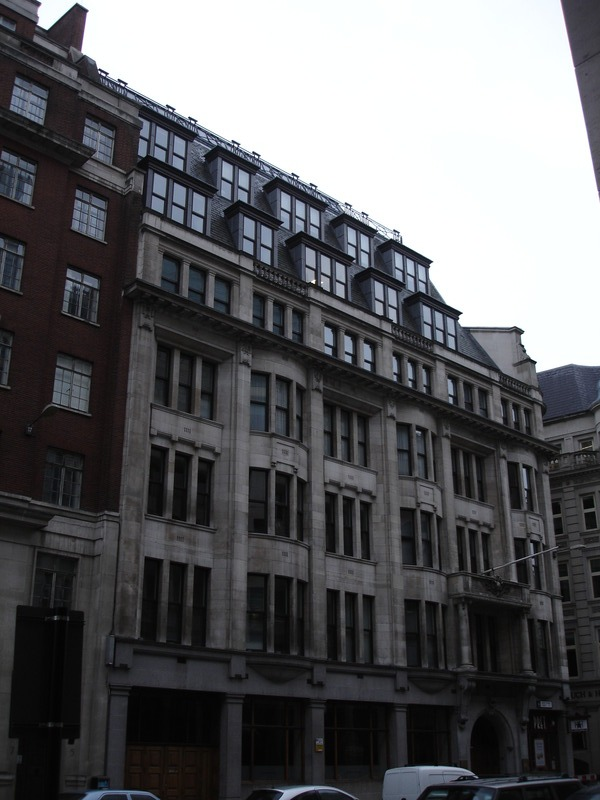
#> input picture 3DU/data/L.jpg, 600 x 800 px
$ python DUHistogram1.py
#> lines starting #> are read from the running program, lines starting #| are printed output that depends on the picture
import cv2 as cv
import numpy as np
import matplotlib.pyplot as plt
import os


def range_by_quantiles(img, p_low, p_high):
    """ Function finds quantiles based on p_low and p_high

    Args:
        img (np.array): 2D matrix (numbers from 0.0 - 1.0) representing
            black&white image
        p_low (float): low quantile to map it to 0.0
        p_high (float): high quantile to map it to 1.0

    Returns:
        x_low (float): point where quantile defined by p_low ends
        x_high (float): point where quantile defined by p_high starts
    """
    # YOUR IMPLEMENTATION HERE (also change return)

    x_low = np.quantile(img, p_low)
    x_high = np.quantile(img, p_high)

    return x_low, x_high


def transform_by_lut(img, x_low, x_high):
    """ Function transforms image based x_low and x_high

    Args:
        img (np.array): 2D matrix (numbers from 0.0 - 1.0) representing
            black&white image
        x_low (float): point where low quantile ends
        x_high (float): point where high quantile starts

    Returns:
        transformed image
    """
    imgcopy = img.copy()

    for i in range(np.shape(imgcopy)[0]):
        for j in range(np.shape(imgcopy)[1]):

            if (imgcopy[i, j] != 0) and (imgcopy[i, j] != 1):
                imgcopy[i, j] = (1 / (x_high - x_low)) * (imgcopy[i, j] - x_low)

            elif imgcopy[i, j] < x_low:
                imgcopy[i, j] = 0.

            elif imgcopy[i, j] > x_high:
                imgcopy[i, j] = 1.
    return imgcopy


# Don't change this code, you can change P_LOW and P_HIGH of course
img = cv.imread(os.path.join("data", "L.jpg"))
#> img is the input picture: shape (800, 600, 3); mean B, G, R 96.8, 94.3, 93.9
grayscaled = cv.cvtColor(img, cv.COLOR_BGR2GRAY).astype(float) / 255
grayscaled = cv.cvtColor(img, cv.COLOR_BGR2GRAY)
P_LOW = 0.4
P_HIGH = 0.9
x_low, x_high = range_by_quantiles(grayscaled, P_LOW, P_HIGH)
#> in range_by_quantiles, `x_low = np.quantile(img, p_low)`: x_low = 40
#> in range_by_quantiles, `x_high = np.quantile(img, p_high)`: x_high = 255
#> x_low = 40; x_high = 255
transformed = cv.equalizeHist(grayscaled)#transform_by_lut(grayscaled, x_low, x_high)
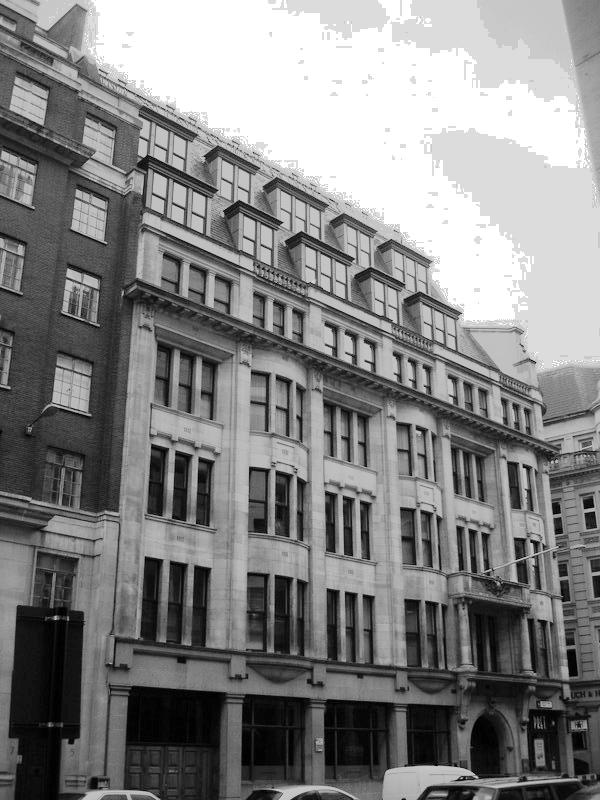
#> transformed: shape (800, 600); min 0, max 255, mean 131.3
print(transformed)
#> (printed output is left out)
print(x_low)
#| 40.0
print(x_high)
#| 255.0
# PLOT HISTOGRAMS HERE (CHECK IF IT IS CORRECT)
plt.subplot(221)
plt.imshow(img, cmap="gray")
plt.title(("Source img"))

plt.subplot(222)
plt.imshow(transformed, cmap="gray")
plt.title(("LUT img"))

plt.subplot(223)
plt.hist(grayscaled.flatten(), bins=256, color="r")
plt.title(("Source img hist"))
plt.xlim(0, 1)

plt.subplot(224)
plt.hist(transformed.flatten(), bins=256, color="b")
plt.title(("LUT img hist"))
plt.xlim(0, 1)

plt.show()
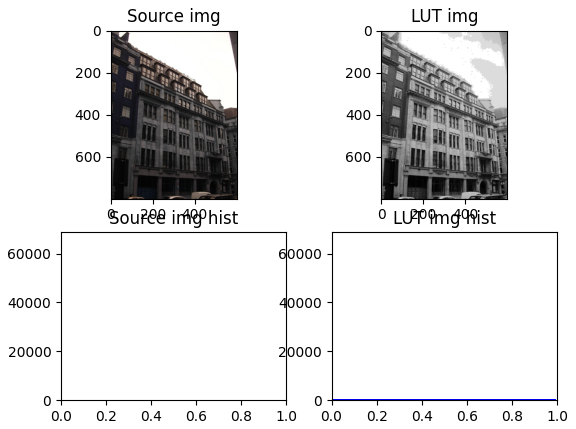
#> figure drawn by matplotlib, 4 panels; B, G, R data is drawn as R, G, B; panel 3: tallest bar 65468 high, from x = 254 to 255; panel 4: tallest bar 65468 high, from x = 254 to 255

$ run again, with 3DU/data/CM1.jpg copied over 3DU/data/L.jpg
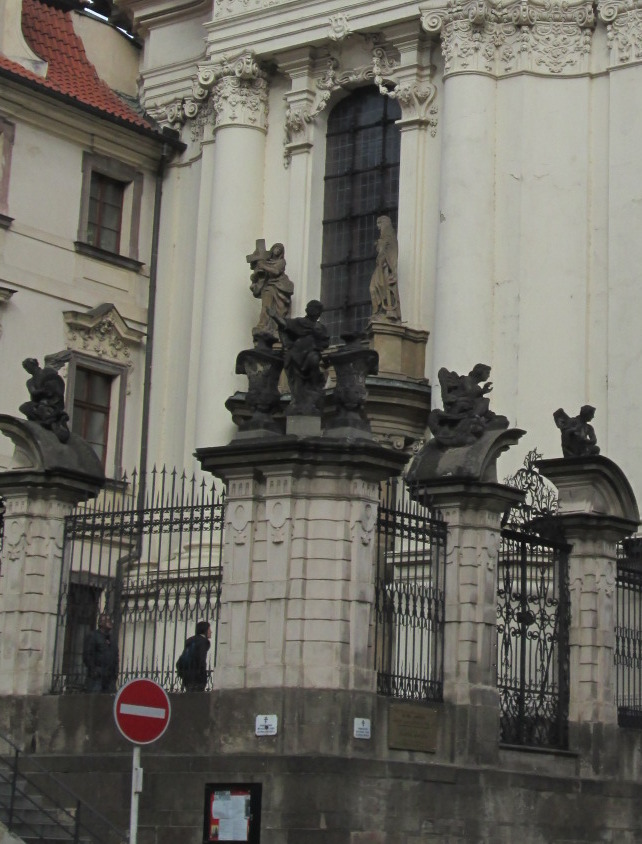
#> input picture 3DU/data/CM1.jpg, 642 x 844 px
#> img is the input picture: shape (844, 642, 3); mean B, G, R 99, 107.1, 109.4
#> in range_by_quantiles, `x_low = np.quantile(img, p_low)`: x_low = 78
#> in range_by_quantiles, `x_high = np.quantile(img, p_high)`: x_high = 178
#> `x_low, x_high = range_by_quantiles(grayscaled, P_LOW, P_HIGH)`: x_low = 78; x_high = 178
#> `transformed = cv.equalizeHist(grayscaled)#transform_by_lut(grayscaled,..`:
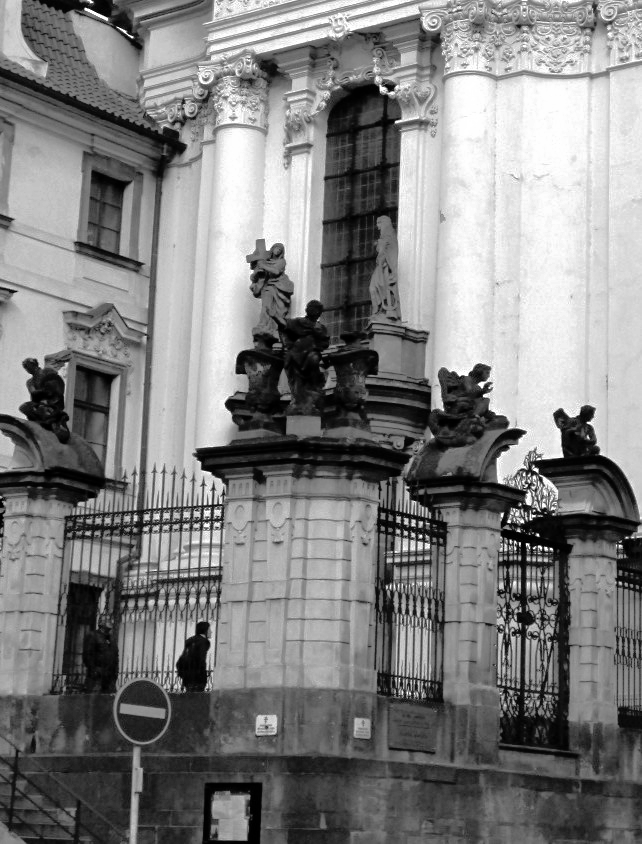
#> transformed: shape (844, 642); min 0, max 255, mean 128.4
#> (printed output is left out)
#| 78.0
#| 178.0
#> `plt.show()`:
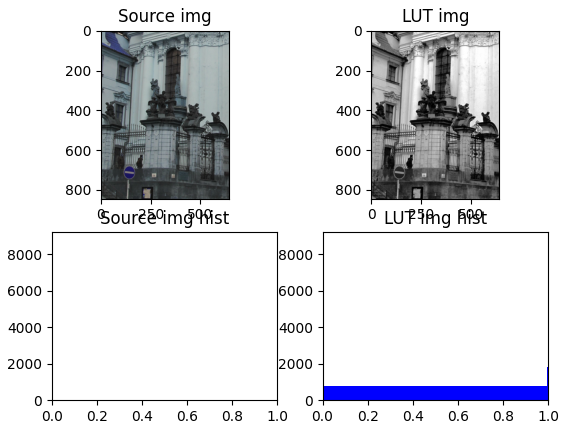
#> figure drawn by matplotlib, 4 panels; B, G, R data is drawn as R, G, B; panel 3: tallest bar 8785 high, from x = 180.5 to 181.5; panel 4: tallest bar 8785 high, from x = 240.1 to 241.1

$ run again, with 3DU/data/CM2.jpg copied over 3DU/data/L.jpg
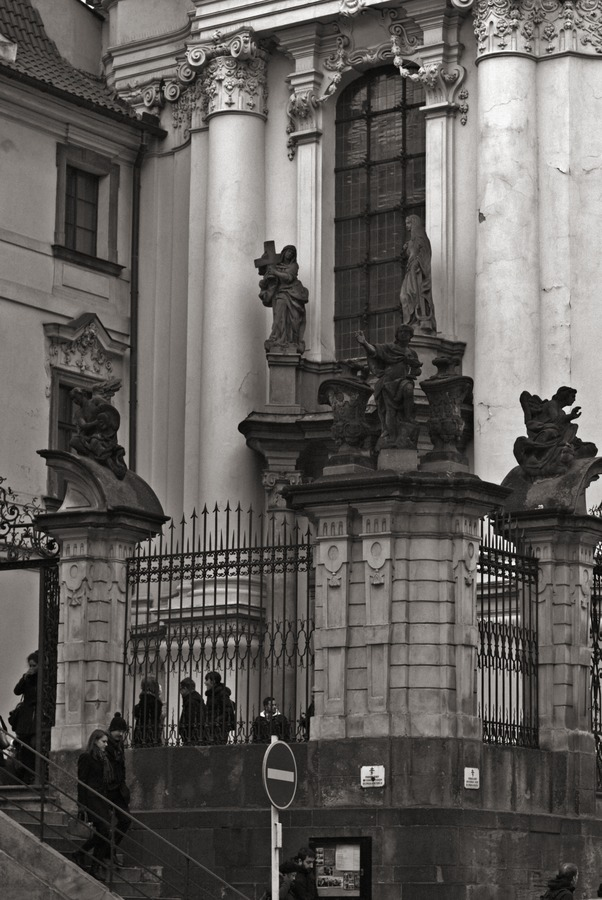
#> input picture 3DU/data/CM2.jpg, 602 x 900 px
#> img is the input picture: shape (900, 602, 3); mean B, G, R 91.5, 94.6, 97.9
#> in range_by_quantiles, `x_low = np.quantile(img, p_low)`: x_low = 66
#> in range_by_quantiles, `x_high = np.quantile(img, p_high)`: x_high = 189
#> `x_low, x_high = range_by_quantiles(grayscaled, P_LOW, P_HIGH)`: x_low = 66; x_high = 189
#> `transformed = cv.equalizeHist(grayscaled)#transform_by_lut(grayscaled,..`:
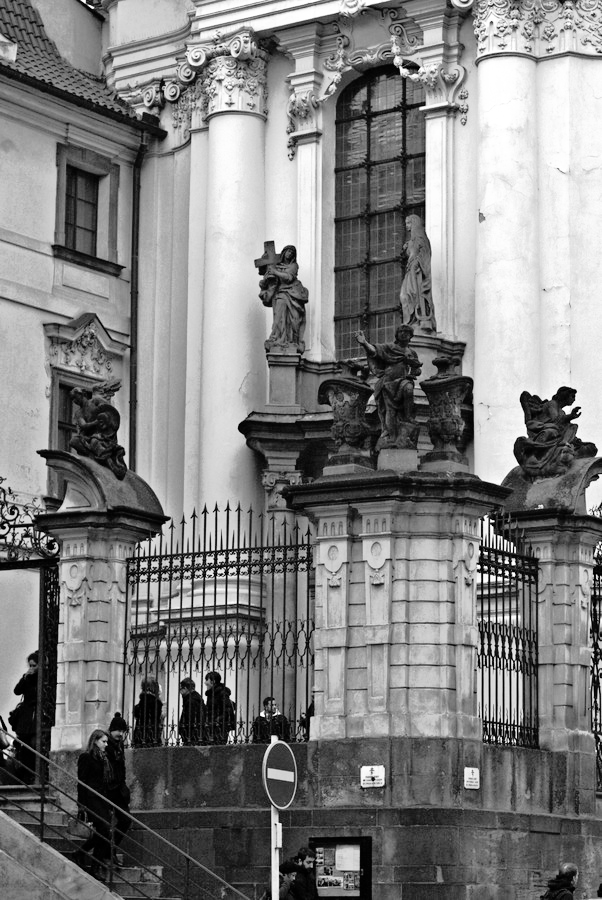
#> transformed: shape (900, 602); min 0, max 255, mean 128.2
#> (printed output is left out)
#| 66.0
#| 189.0
#> `plt.show()`:
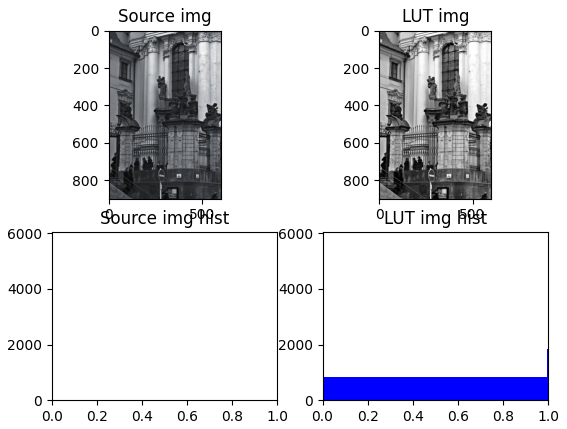
#> figure drawn by matplotlib, 4 panels; B, G, R data is drawn as R, G, B; panel 3: tallest bar 5753 high, from x = 37.85 to 38.85; panel 4: tallest bar 5753 high, from x = 42.83 to 43.83
